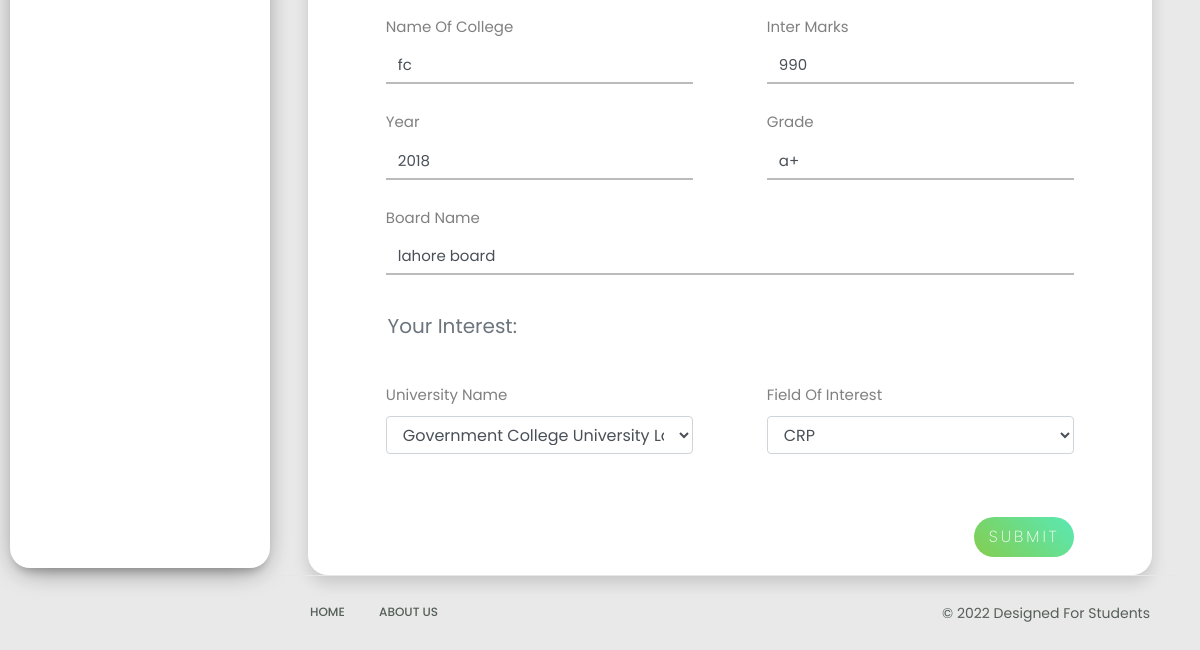
Before: /edit/ (signed in, lower part) with the older database file.
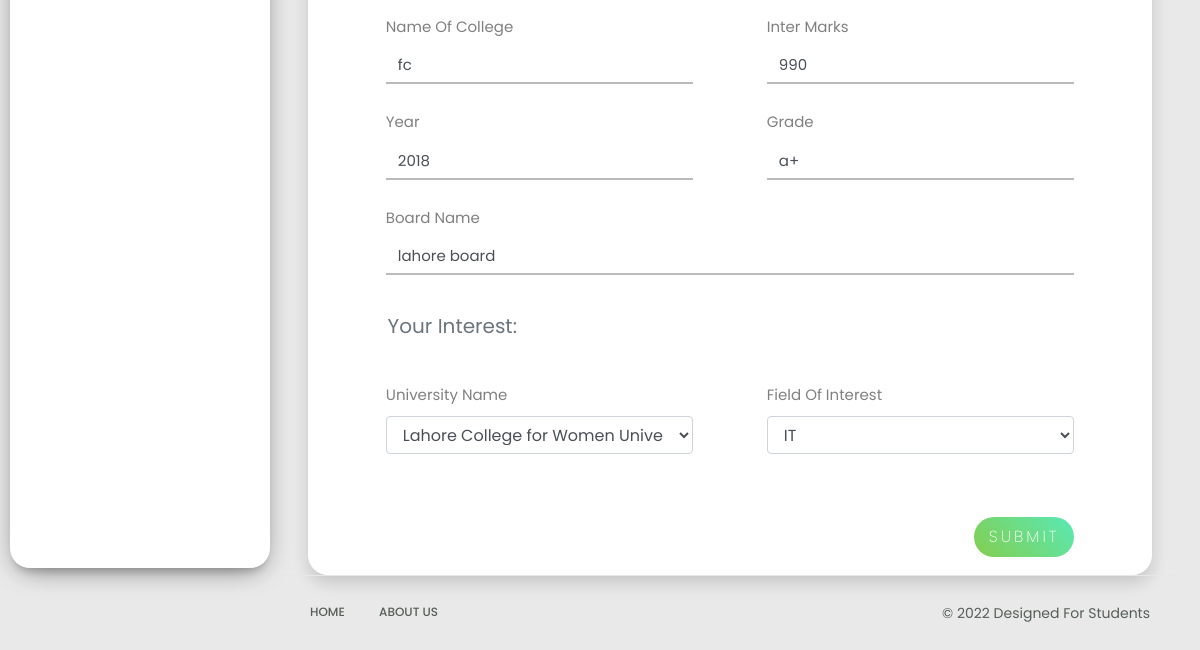
After: the same page with the newer database file.
### profiles/models.py (models this page shows, shortened)
class Profile(models.Model):
    full_name = models.CharField(max_length=50)
    email = models.EmailField()
    phone_number = models.IntegerField()
    city = models.CharField(max_length=50)
    address = models.CharField(max_length=50)
    gender = models.CharField(max_length=15,choices=choices,default="Male")
    age = models.IntegerField()
    religion = models.CharField(max_length=50)
    nationality = models.CharField(max_length=50)
    gaurdian_name = models.CharField(max_length=50)
    gaurdian_income = models.IntegerField()
    name_of_school = models.CharField(max_length=50)
    matric_marks = models.IntegerField()
    year_of_matric = models.IntegerField()
    matric_grade = models.CharField(max_length=10)
    matric_board = models.CharField(max_length=50)
    name_of_college = models.CharField(max_length=50)
    inter_marks = models.IntegerField()
    year_of_inter = models.IntegerField()
    inter_grade = models.CharField(max_length=10)
    inter_board = models.CharField(max_length=50)
    university_name = models.CharField(max_length=50,choices=uni_choices,default="None")
    field_of_interest = models.CharField(max_length=50,choices=dept_choices,default="None")
    student = models.ForeignKey(User, on_delete=models.CASCADE)

### profiles/views.py (the view, shortened to what this page needs)
# urls.py: path('edit/', edit, name="edit"),
def edit(request):
    query = Profile.objects.get(student=request.user)
    return render(request, "edit.html",{"query":query})

### templates/edit.html (shortened to what the changed rows need)
{%  load static  %}
<!doctype html>
<html lang="en">
  <head>
    <link rel="stylesheet" href="{% static 'css/bootstrap.min.css' %}">
    <link rel="stylesheet" href="{% static 'css/dashboard.css' %}">
  </head>
  <body>
    <div class="wrapper">
        <div id="content">
        	<div class="main-content">
            <div class="main-content">
              <div class="row content">
                <div class="col-lg-12 col-md-12 col-sm-12">
                  <div class="profile-form shadow mx-2 bookmarks">
                    <div class="row mx-3">
                      <div class="col-lg-12 m-auto">
                        <form method="post" enctype="multipart/form-data" action="" class="multisteps-form__form col-lg-12 col-md-12 col-sm-12">
                          <div class="multisteps-form__content">
                            <div class="multisteps-form__content">
                              <div class="form-row mt-4 justify-content-around">
                                <div class="col-lg-5 col-md-5 col-sm-6 mt-4 mt-sm-0">
                                  <label for="">Name of College</label>
                                  <input class="multisteps-form__input form-control" type="text" name="name_of_college" value="{{query.name_of_college}}" required/>
                                </div>
                                <div class="col-lg-5 col-md-5 col-sm-6 mt-4 mt-sm-0">
                                  <label for="">Inter Marks</label>
                                  <input class="multisteps-form__input form-control" type="text" name="inter_marks" value="{{query.inter_marks}}" required/>
                                </div>
                              </div>
                              <div class="form-row mt-4 justify-content-around">
                                <div class="col-lg-5 col-md-5 col-sm-6 mt-4 mt-sm-0">
                                  <label for="">Year</label>
                                  <input class="multisteps-form__input form-control" type="text" name="year_of_inter" value="{{query.year_of_inter}}" required/>
                                </div>
                                <div class="col-lg-5 col-md-5 col-sm-6 mt-4 mt-sm-0">
                                  <label for="">Grade</label>
                                  <input class="multisteps-form__input form-control" type="text" name="inter_grade" value="{{query.inter_grade}}" required/>
                                </div>
                              </div>
                              <div class="form-row mt-4 justify-content-around">
                                <div class="col-lg-11 col-md-11 col-sm-12 mt-4 mt-sm-0">
                                  <label for="">Board Name</label>
                                  <input class="multisteps-form__input form-control" type="text" name="inter_board" value="{{query.inter_board}}" required/>
                                </div>
                              </div>
                            </div>
                            <div class="form-row mt-4 justify-content-around">
                              <div class="col-lg-5 col-md-5 col-sm-6 mt-4 mt-sm-0">
                                <label for="">University Name</label>
                                <select class="multisteps-form__select form-control" name="university_name" required>
                                  <option disabled selected>{{query.university_name}}</option>
                                </select>
                              </div>
                              <div class="col-lg-5 col-md-5 col-sm-6 mt-4 mt-sm-0">
                                <label for="">Field of Interest</label>
                                <select class="multisteps-form__select form-control" name="field_of_interest" required>
                                  <option disabled selected>{{query.field_of_interest}}</option>
                                </select>
                              <div class="col-lg-11">
                                <span class="text-white">a</span>
                                <span class="text-white">a</span>
                              </div>
                                <div class="d-flex mt-3">
                                <input type="submit" name="" value="Submit" class="btn btn-edit ml-auto">
                              </div>
                              </div>
                            </div>
                          </div>
                        </form>
                      </div>
                    </div>
                  </div>
                </div>
              </div>
            </div>
          </div>
        </div>
      </div>
  </body>
</html>

Changed rows visible on the page:
changed Profile "fc": university_name "Government College University Lahore" → "Lahore College for Women University"; field_of_interest "CRP" → "IT"
